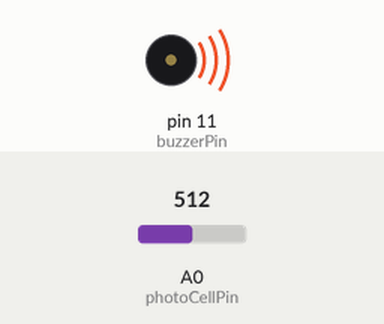
Recording of a sketch running on a simulated Arduino Uno, built with avr-gcc and run on an emulated ATmega328P. On the bench: buzzer (waves = sounding). The inputs (shaded band) are chosen by the test bench; at power-on: A0 (photoCellPin) = 512.

Above: at 0.2 s.
Timing chart, 0 to 40.0 s (numbered marks = the images above):
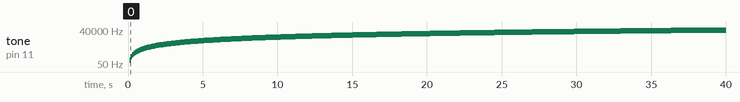

The sketch:

lab3_buzzer_photoCell.ino
```cpp
const int buzzerPin = 11;
const int photoCellPin = A0;
const int ledPin = 13;

int photoCellValue = 0;
int buzzerValue = 0;

void setup() {
  // put your setup code here, to run once:

  pinMode (buzzerPin, OUTPUT);
  Serial.begin(9600);

}

void loop() {
  // put your main code here, to run repeatedly:


  photoCellValue = analogRead(photoCellPin);
  tone(buzzerPin,buzzerValue);
  delay(100);
  //noTone(buzzerPin);

  buzzerValue += 100;

  if (buzzerValue > 500)
    digitalWrite(ledPin, HIGH);

  if (buzzerValue < 400)
    digitalWrite(ledPin, LOW);
}
```

Measured:
- by itself, tone on pin 11 (buzzerPin): plays 100 Hz for 0.10 s, 200 Hz for 0.10 s, 300 Hz for 0.10 s, 400 Hz for 0.10 s, 500 Hz for 0.10 s, 600 Hz for 0.10 s … (399 notes in this stretch)
